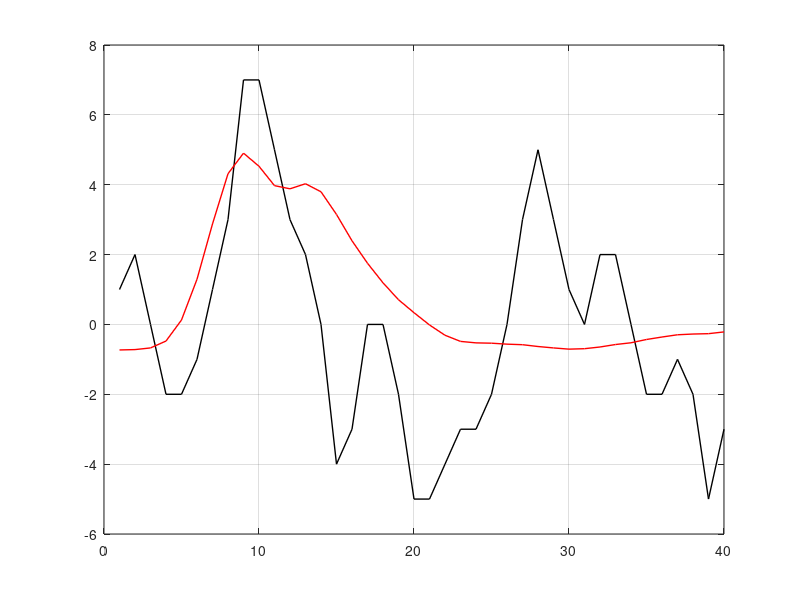

The MATLAB script that drew this image: (Note: this script raises an error after producing the figure.)
close all;
clear all;
clc;

load("Data.mat")
if(1)
    DataIn = Train_Input;
    DataOut = Train_Output;
else
    DataIn = YPredIn;
    DataOut = YPredOut;
end

idx = 1;
X = DataIn(idx,:);
Y = DataOut(idx,:);

h = figure(1);
p1 = plot(X, 'k', 'Linewidth', 1);
hold on;    grid on;
p2 = plot(Y, 'r', 'Linewidth', 1);

p1.YDataSource = "X";
p2.YDataSource = "Y";

for idx = 2:1:size(DataIn,1)
    X = DataIn(idx,:);
    Y = DataOut(idx,:);

    refreshdata;
    drawnow;

    pause(1);
end